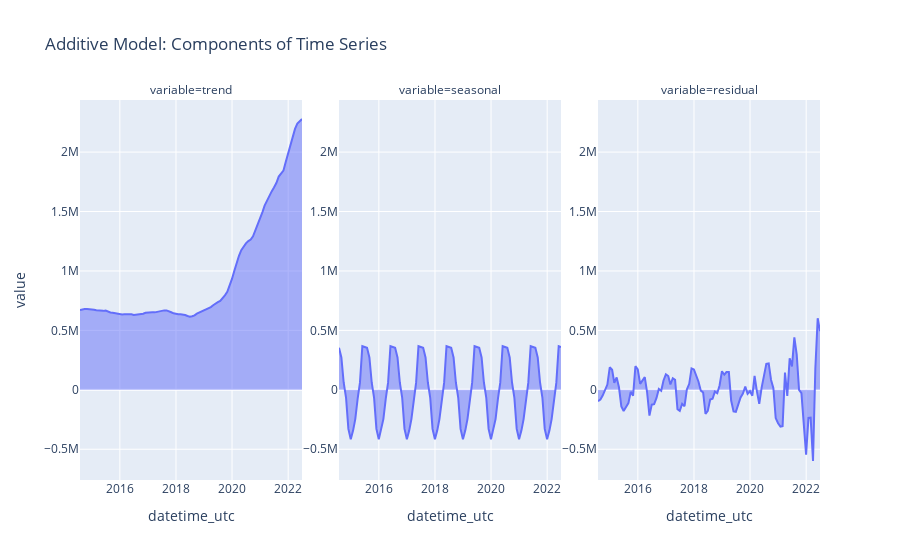

Write notebook code for a chart like this one.
### Code cell
fig = px.area(dff, x=dff.index, y='value', facet_col='variable', title='Additive Model: Components of Time Series', facet_col_spacing=0.05)

for axis in fig.layout:
    if 'yaxis' in axis:
        fig.layout[axis].showticklabels = True
        
fig
